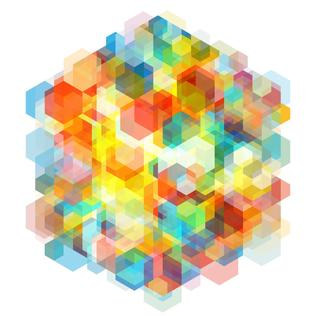
#> input picture py/data/pillow-notes/data/input/tesseract-polaris.jpg, 316 x 316 px
$ python main.py
#> lines starting #> are read from the running program, lines starting #| are printed output that depends on the picture
"""Pillow notes."""

from pathlib import Path

import matplotlib.pyplot as plt
import numpy as np
from PIL import Image, ImageFilter

DATA_DIR = Path("data")
INPUT_DIR = DATA_DIR / "input"
OUTPUT_DIR = DATA_DIR / "output"

POLARIS_FN = "tesseract-polaris.jpg"


def main():
    """Run PIL examples."""
    print_section_title("basic_metadata")
    _basic_metadata()

    print_section_title("basic_crop")
    _basic_crop()

    print_section_title("basic_resize")
    _basic_resize()

    print_section_title("basic_reduce")
    _basic_reduce()

    print_section_title("basic_transpose")
    _basic_transpose()

    print_section_title("basic_rotate")
    _basic_rotate()

    print_section_title("basic_convert")
    _basic_convert()

    print_section_title("basic_filter")
    _basic_filter()

    print_section_title("basic_edges")
    _basic_edges()

    # TODO:
    # thresholding
    # dilate/erode
    # segmentation


# ---
# Utils
# ---


def print_section_title(string: str) -> None:
    """Convert a string to uppercase and wrap in new lines."""
    print(f"\n{string.upper()}\n")


def _get_input_fp(filename: str) -> Path:
    return INPUT_DIR / filename


def _get_output_fp(filename: str) -> Path:
    return OUTPUT_DIR / filename


# ---
# Examples
# ---


def _basic_metadata():
    img = Image.open(_get_input_fp(POLARIS_FN))
#> img is the input picture: PIL image 316x316 RGB; mean R, G, B 220.5, 211.7, 181.4
    print({"format": img.format, "size": img.size, "mode": img.mode})
#| {'format': 'JPEG', 'size': (316, 316), 'mode': 'RGB'}


def _basic_crop():
    img = Image.open(_get_input_fp(POLARIS_FN))

    border = 10
    length = img.size[0]
#> length = 316

    img = img.crop((10, 10, length - border, length - border))
#> img: PIL image 296x296 RGB
    img.save(_get_output_fp("cropped.jpg"))


def _basic_resize():
    img = Image.open(_get_input_fp(POLARIS_FN))

    img = img.resize((256, 256))
#> img: PIL image 256x256 RGB
    img.save(_get_output_fp("resized.jpg"))


def _basic_reduce():
    img = Image.open(_get_input_fp(POLARIS_FN))

    img = img.reduce(2)
#> img: PIL image 158x158 RGB
    img.save(_get_output_fp("reduced.jpg"))


def _basic_transpose():
    img = Image.open(_get_input_fp(POLARIS_FN))

    img = img.transpose(Image.FLIP_TOP_BOTTOM)  # type: ignore # pylint: disable=E1101
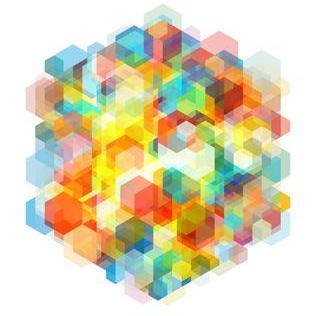
#> img: PIL image 316x316 RGB; mean R, G, B 220.5, 211.7, 181.4
    img.save(_get_output_fp("transposed.jpg"))


def _basic_rotate():
    img = Image.open(_get_input_fp(POLARIS_FN))

    img = img.rotate(-45, expand=True)  # Degrees, counter-clockwise
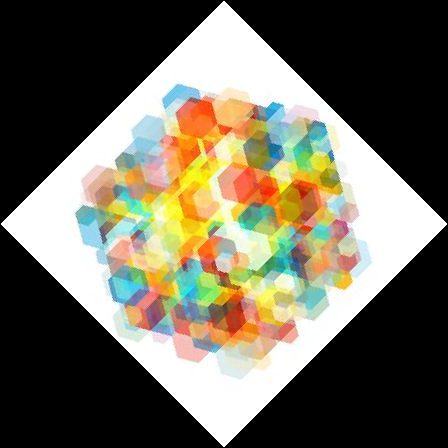
#> img: PIL image 448x448 RGB; mean R, G, B 109.8, 105.4, 90.3
    img.save(_get_output_fp("rotated.jpg"))


def _basic_convert():
    img = Image.open(_get_input_fp(POLARIS_FN))

    img = img.convert("CMYK")  # Re-encoded as CMYK, used for printing
    img.save(_get_output_fp("converted.jpg"))

    bands = img.split()  # Tuple of bands (3 for RGB, 4 or CMYK)
    cyan_band = bands[0]
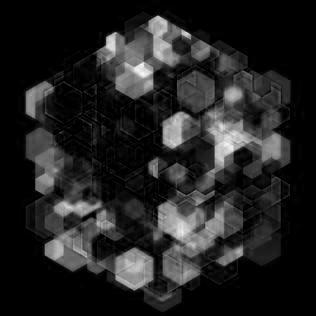
#> cyan_band: PIL image 316x316 L; min 0, max 255, mean 34.5
    cyan_band.save(_get_output_fp("split.jpg"))


def _basic_filter():
    img = Image.open(_get_input_fp(POLARIS_FN))
    img = img.filter(ImageFilter.BLUR)  # BoxBlur, GaussianBlur
#> img: PIL image 316x316 RGB
    img.save(_get_output_fp("blurred.jpg"))

    img = Image.open(_get_input_fp(POLARIS_FN))
    img = img.filter(ImageFilter.SHARPEN)
    img.save(_get_output_fp("sharpened.jpg"))

    img = Image.open(_get_input_fp(POLARIS_FN))
    img = img.filter(ImageFilter.SMOOTH)
    img.save(_get_output_fp("smoothed.jpg"))


def _basic_edges():
    img = Image.open(_get_input_fp(POLARIS_FN))
    img = img.convert("L")  # Convert to grayscale
#> img: PIL image 316x316 L

    img_edges = img.filter(ImageFilter.FIND_EDGES)
    img_edges.save(_get_output_fp("edges.jpg"))

    img_blurred = img.filter(ImageFilter.BLUR)
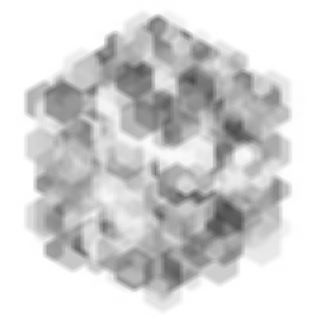
#> img_blurred: PIL image 316x316 L; min 73, max 255, mean 210.9
    img_blurred_edges = img_blurred.filter(ImageFilter.FIND_EDGES)
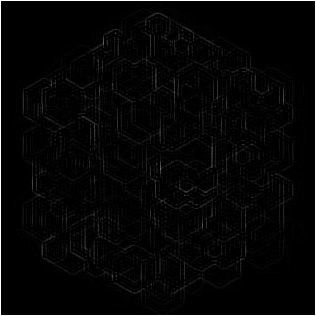
#> img_blurred_edges: PIL image 316x316 L; min 0, max 255, mean 6.4
    img_blurred_edges.save(_get_output_fp("edges(pre-blurred).jpg"))

    img_sharpened = img.filter(ImageFilter.SHARPEN)
    img_sharpened_edges = img_sharpened.filter(ImageFilter.FIND_EDGES)
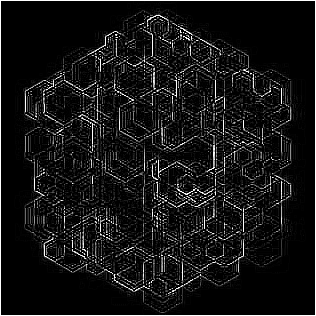
#> img_sharpened_edges: PIL image 316x316 L; min 0, max 255, mean 21.2
    img_sharpened_edges.save(_get_output_fp("edges(pre-sharpened).jpg"))

    img_embossed = img.filter(ImageFilter.SMOOTH).filter(ImageFilter.EMBOSS)
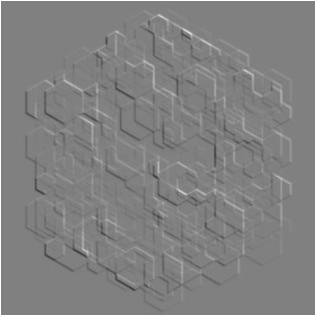
#> img_embossed: PIL image 316x316 L; min 56, max 255, mean 129.6
    img_embossed.save(_get_output_fp("embossed.jpg"))


def _basic_pillow():
    # PLOT IMAGE
    # open image
    fp1 = "../path/to/pic/filename.jpg"
    img1 = Image.open(fp1)  # relative or absolute
    # check type
    print(type(img1))  # PIL.JpegImagePlugin.JpegImageFile
    # convert to array
    img_arr1 = np.asarray(img1)
    # info about array
    print(img_arr1.shape)  # (dimensions -- rows, cols, z) (rows, cols, bands)
    # plot array as image
    plt.imshow(img_arr1)

    # PLOT IMAGE (RED BAND)
    # get red band
    fp1 = "../path/to/pic/filename.jpg"
    img1 = Image.open(fp1)  # relative or absolute
    img_arr1 = np.asarray(img1)
    img_arr1_red = np.array(img_arr1[:, :, 0])
    # plot array as image (cmap -- set color ramp)
    plt.imshow(img_arr1_red, cmap="gray")

    # SET OTHER COLOR BANDS TO ZERO (RED BAND VALUES ONLY)
    fp1 = "../path/to/pic/filename.jpg"
    img1 = Image.open(fp1)
    img_arr1 = np.asarray(img1)
    img_arr1[:, :, 1:] = 0


# ---
# Main
# ---


if __name__ == "__main__":
    main()
